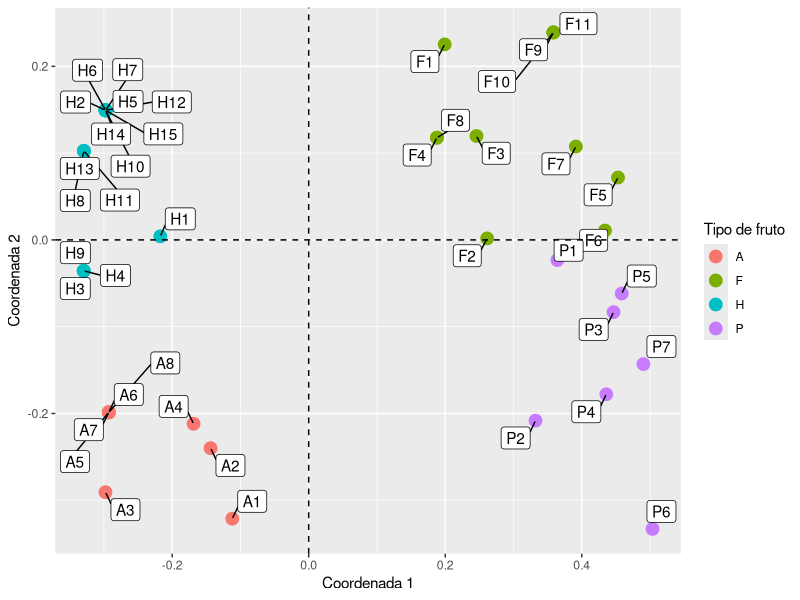

Generate this figure with R: (Note: this script raises an error after producing the figure.)
## ---- chunk 1
knitr::opts_chunk$set(
  echo = TRUE, message = FALSE, warning = FALSE, fig.align = "center"
)
## ---- chunk 2
library(cluster)
library(ggrepel)
library(kableExtra)
library(tidyverse)
## ---- chunk 3
datos <- read_csv2(here::here("data", "raw", "CUALITATIVAS.csv"))
## ---- chunk 4
glimpse(datos)
## ---- chunk 5
sapply(datos, function(x) paste(round(mean(x == "-1") * 100, 2), "%")) %>%
  t() %>%
  as.data.frame() %>%
  kable(caption = "Tabla 1: Porcentaje de datos perdidos por variable") %>%
  kable_styling(font_size = 12) %>% 
  kable_classic_2() 
## ---- chunk 6
datos <- datos %>%
  mutate(
    CLADOSP = ifelse(CLADOSP == "-1", NA, CLADOSP),
    CMV = ifelse(CMV == "-1", NA, CMV)
  )
## ---- chunk 7
variedad1 <- datos[1, -1] %>% unlist() %>% unname()
variedad2 <- datos[2, -1] %>% unlist() %>% unname()
similaridad_1_2 <- mean(variedad1 == variedad2, na.rm = TRUE) * 100
## ---- chunk 8
variedad12 <- datos[12, -1] %>% unlist() %>% unname()
variedad13 <- datos[13, -1] %>% unlist() %>% unname()
similaridad_12_13 <- mean(variedad12 == variedad13, na.rm = TRUE) * 100
## ---- chunk 9
datos_fct <- datos %>%
  mutate_all(as.factor)
## ---- chunk 10
matriz_distancia <- daisy(datos_fct[-1], "gower")
matriz_similaridad <- 1 - matriz_distancia
## ---- chunk 11
matriz_similaridad[1] == (similaridad_1_2 / 100)
## ---- chunk 12
coordenadas_principales <- cmdscale(sqrt(matriz_distancia), eig = TRUE)
## ---- chunk 13
datos_cp <- as.data.frame(coordenadas_principales$points)
colnames(datos_cp) <- c("c1", "c2")
datos_cp$etiqueta <- datos$VARIEDAD
datos_cp$variedad <- substr(datos_cp$etiqueta, 1, 1)
## ---- chunk 14
ggplot(datos_cp) + 
  geom_point(aes(c1, c2, color = variedad), size = 4) + 
  geom_label_repel(aes(c1, c2, label = etiqueta), max.overlaps = 30) + 
  geom_vline(xintercept = 0, linetype = "dashed") + 
  geom_hline(yintercept = 0, linetype = "dashed") + 
  labs(
    x = "Coordenada 1",
    y = "Coordenada 2",
    color = "Tipo de fruto"
  )
## ---- chunk 15
datos %>%
  filter(VARIEDAD %in% c("A5", "A6", "A7", "A8")) %>%
  kable() %>% 
  kable_styling(font_size = 12) %>% 
  kable_classic_2() 
## ---- chunk 16
cualitativas_cp = hclust(matriz_distancia, method = "average")
plot(cluster_cp)
rect.hclust(cualitativas_cp, k = 4, border = "red")
## ---- chunk 17
cophenetic_cp = cophenetic(cualitativas_cp)
cor(cophenetic_cp, matriz_distancia)
plot(cophenetic_cp, matriz_distancia)
## ---- chunk 18
cor(cophenetic_cp, dist(coordenadas_principales$points))
